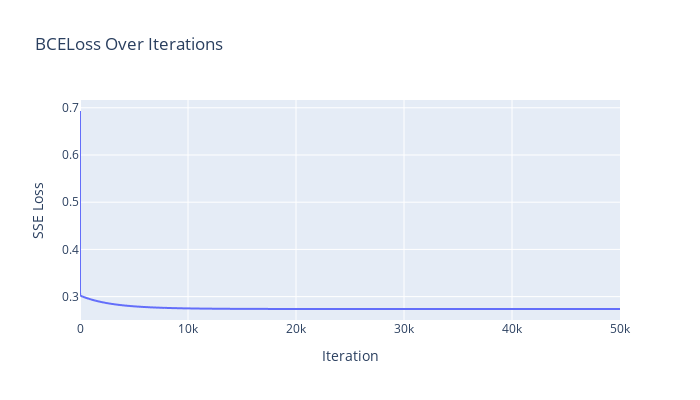

The code cell stored with this chart in its notebook:
### Code cell
px.line(
    x=np.arange(len(loss_history)),
    y=loss_history,
    labels={"x": "Iteration", "y": "BCE Loss"},
    title="BCE Loss Over Iterations",
    height=400,
    width=700,
).show()

### Figure 1 — Plotly figure (JSON) as saved in the notebook; plotly's stock layout.template omitted (floating-point values rounded to 4 significant figures; data arrays with more than 128 entries replaced by an {"elided": "..."} marker saying what was removed)
{"data": [{"hovertemplate": "Iteration=%{x}<br>SSE Loss=%{y}<extra></extra>", "legendgroup": "", "line": {"color": "#636efa", "dash": "solid"}, "marker": {"symbol": "circle"}, "mode": "lines", "name": "", "showlegend": false, "type": "scattergl", "x": {"elided": "50001 int values"}, "xaxis": "x", "y": {"elided": "50001 float values"}, "yaxis": "y"}], "layout": {"height": 400, "legend": {"tracegroupgap": 0}, "title": {"text": "BCELoss Over Iterations"}, "width": 700, "xaxis": {"anchor": "y", "domain": [0, 1], "title": {"text": "Iteration"}}, "yaxis": {"anchor": "x", "domain": [0, 1], "title": {"text": "SSE Loss"}}}}
